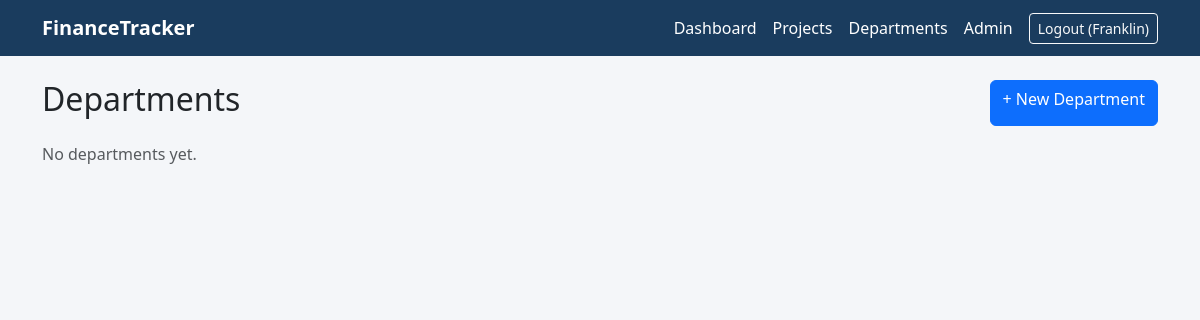
The app's page /departments/ (signed in), older data.
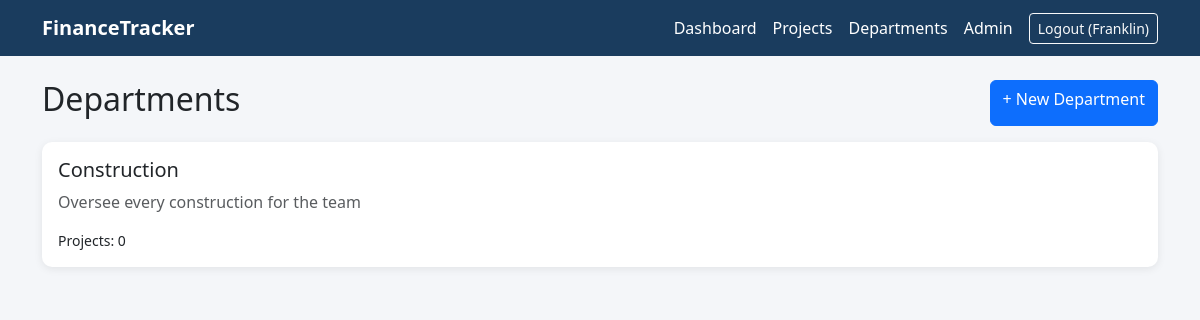
The same page, newer data.
### core/models.py (models this page shows, shortened)
class Department(models.Model):
    name        = models.CharField(max_length=100)
    description = models.TextField(blank=True)

### core/views.py (the view)
# urls.py: path('departments/',     views.department_list,   name='department_list'),
@login_required
def department_list(request):
    departments = Department.objects.all()
    return render(request, 'core/department_list.html', {'departments': departments})

### templates/core/department_list.html (shortened to what this page needs)
{% extends 'core/base.html' %}
{% block content %}
<div class="d-flex justify-content-between mb-3">
  <h2>Departments</h2>
  <a href="{% url 'department_create' %}" class="btn btn-primary">+ New Department</a>
</div>
{% for dept in departments %}
  <div class="card mb-3 p-3">
    <h5>{{ dept.name }}</h5>
    <p class="text-muted">{{ dept.description }}</p>
    <small>Projects: {{ dept.project_set.count }}</small>
  </div>
{% empty %}
  <p class="text-muted">No departments yet.</p>
{% endfor %}
{% endblock %}

Row changes from the older to the newer data that the page shows:
added Department: name "Construction", description "Oversee every construction for the team", project_set.count "0"
Text that changed along with them:
text no longer shown: "No departments yet."
